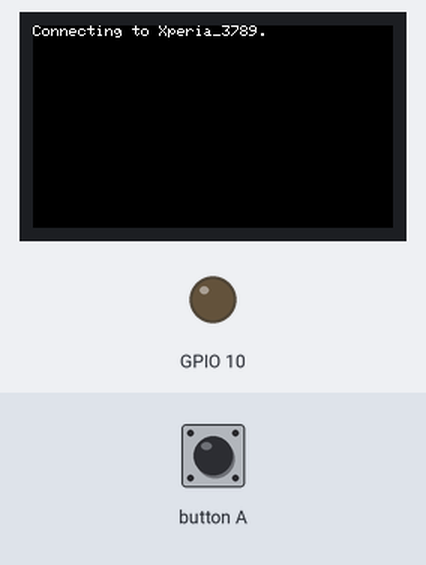
The sketch below on a simulated ESP32. Parts: 240×135 colour display, output pins drawn as LEDs (lit = HIGH). The test bench sets the inputs (shaded band). WiFi joins after 1.5 s; servers stay silent unless stated; random numbers use the default seed unless the sketch sets one; no MQTT or app messages arrive unless stated.

Above: at 0.7 s.
At 2.8 s:
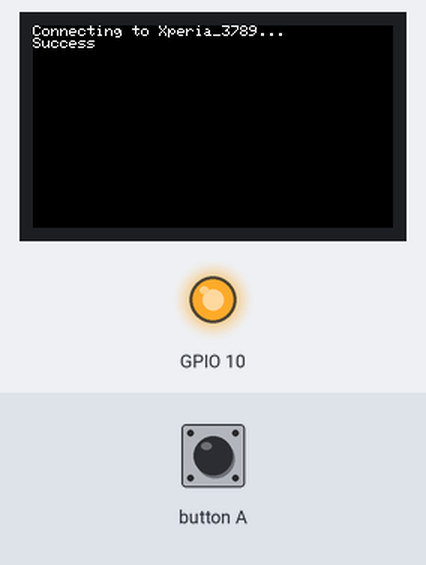
2.9 s: button A pressed for 0.15 s
At 4.3 s:
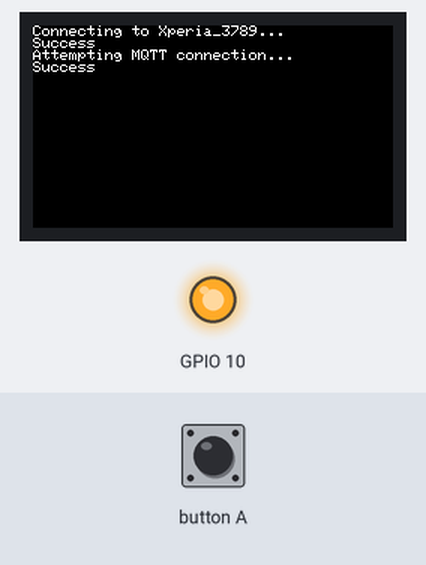
Timing chart, 0 to 5.9 s (numbered marks = the images above; inputs shaded):
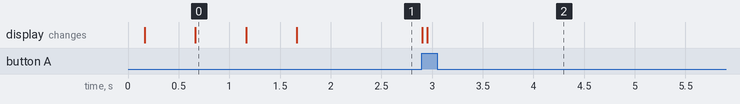

Measured:
- after the input at 2.9 s, the display: first changes at once (image 2 shows a later state)

The sketch:

node_b.ino
```cpp
// (licence header left out)
#include "M5StickCPlus.h"
#include <WiFi.h>
#include <PubSubClient.h>

WiFiClient espClient;
PubSubClient client(espClient);

// Configure the name and password of the connected wifi and your MQTT Serve
// host.
const char* ssid        = "Xperia_3789";
const char* password    = "u4bvtjuwn5ph95f";
const char* mqtt_server = "192.168.219.8";

unsigned long lastMsg = 0;
#define MSG_BUFFER_SIZE (50)
char msg[MSG_BUFFER_SIZE];
int value = 0;
int value_client = 0;
bool isLedOn = false;
bool isLedToggle = false;

void setupWifi();
void callback(char* topic, byte* payload, unsigned int length);
void reConnect();

void setup() {
    M5.begin();
    M5.Lcd.setRotation(3);
    setupWifi();
    client.setServer(mqtt_server, 1883);  // Sets the server details.
    client.setCallback(callback);  		  // Sets the message callback function.
    pinMode(M5_BUTTON_HOME, INPUT);
    pinMode(M5_LED, OUTPUT);
}

void loop() {
    digitalWrite(M5_LED, !isLedOn);

    if(digitalRead(M5_BUTTON_HOME) == LOW){
      isLedToggle = !isLedToggle;
      // Home button "debouncer" logic
      while(digitalRead(M5_BUTTON_HOME) == LOW);
    }

    if (!client.connected()) {
        reConnect();
    }
    client.loop();  // This function is called periodically to allow clients to
                    // process incoming messages and maintain connections to the
                    // server.

    unsigned long now = millis();  // Obtain the host startup duration.
    if (now - lastMsg > 2000) {
        lastMsg = now;

        if (isLedToggle) {
          client.publish("node_b/toggle_led", "1");
        } else {
          client.publish("node_b/toggle_led", "0");
        }
    }
}

void setupWifi() {
    delay(10);
    M5.Lcd.printf("Connecting to %s", ssid);
    WiFi.mode(WIFI_STA);  		 // Set the mode to WiFi station mode.
    WiFi.begin(ssid, password);  // Start Wifi connection.

    while (WiFi.status() != WL_CONNECTED) {
        delay(500);
        M5.Lcd.print(".");
    }
    M5.Lcd.printf("\nSuccess\n");
}

void callback(char* topic, byte* payload, unsigned int length) {
    ++value_client;
    M5.Lcd.print("Message arrived [");
    M5.Lcd.print(topic);
    M5.Lcd.print("] ");
    for (int i = 0; i < length; i++) {
        M5.Lcd.print((char)payload[i]);
    }

    if(strcmp(topic, "node_a/toggle_led") == 0){
      if (payload[0] == '1') {
          isLedOn = true;
      } else {
          isLedOn = false;
      }
    }


    M5.Lcd.println();

    if (value_client % 8 == 0) {
      M5.Lcd.fillScreen(BLACK);
      M5.Lcd.setCursor(0, 0);
    }
}

void reConnect() {
    while (!client.connected()) {
        M5.Lcd.print("Attempting MQTT connection...");
        // Create a random client ID.
        String clientId = "M5Stack-";
        clientId += String(random(0xffff), HEX);
        // Attempt to connect.
        if (client.connect(clientId.c_str())) {
            M5.Lcd.printf("\nSuccess\n");
            // Once connected, publish an announcement to the topic.

            // client.publish("csc2006", "Hello CSC2006");
            // ... and resubscribe.
            client.subscribe("M5Stack");
            client.subscribe("node_a/toggle_led");
        } else {
            M5.Lcd.print("failed, rc=");
            M5.Lcd.print(client.state());
            M5.Lcd.println("try again in 5 seconds");
            delay(5000);
        }
    }
}
```
